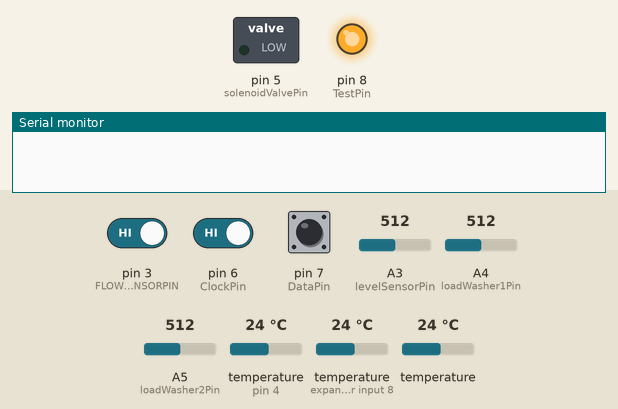
Recording of a sketch running on a simulated Arduino Uno, built with avr-gcc and run on an emulated ATmega328P. Parts: switched loads named in the sketch (green lamp = pin HIGH), output pins drawn as LEDs (lit = HIGH), the last lines printed to the serial monitor. Inputs (shaded band) come from the test bench; at power-on: A3 (levelSensorPin) = 512, pin 6 (ClockPin) HIGH, pin 3 (FLOWSENSORPIN) HIGH, pin 7 (DataPin) HIGH, A4 (loadWasher1Pin) = 512, A5 (loadWasher2Pin) = 512, temperature (sensors on pin 4, expander input 8) 24 °C, temperature 24 °C.

Above: at 1.3 s.
1.4 s: A3 (levelSensorPin) set to 920
At 2.9 s:
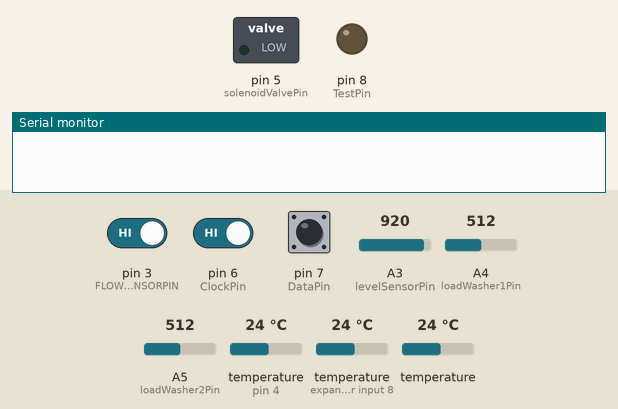
3.5 s: A3 (levelSensorPin) set to 945
5.0 s: pin 6 (ClockPin) driven LOW
At 6.2 s:
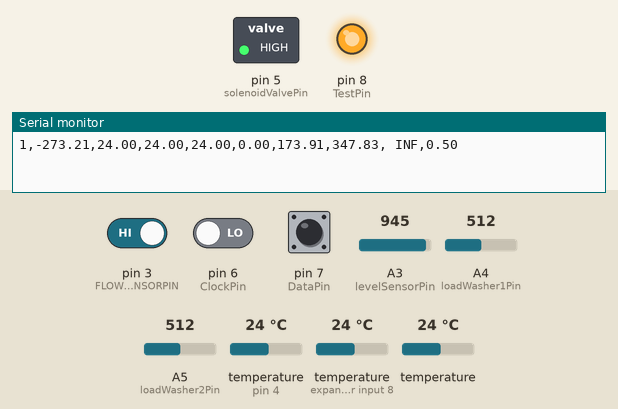
11.1 s: pin 6 (ClockPin) driven HIGH
At 11.8 s:
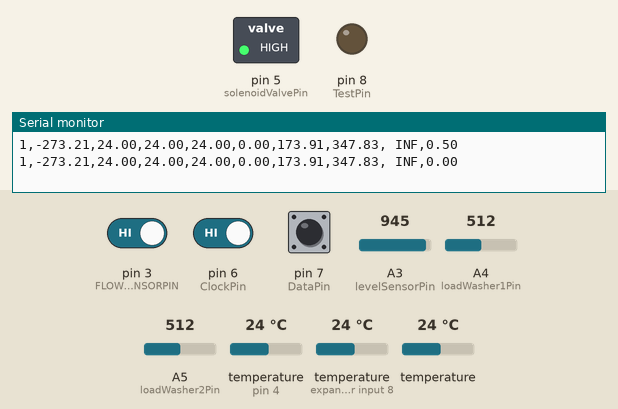
Timing chart, 0 to 13.6 s (numbered marks = the images above; inputs shaded):
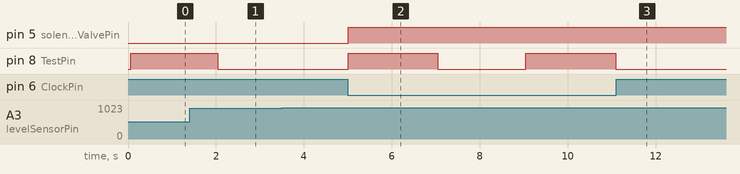

Measured:
- after the input at 3.5 s, every drawn part: stays the same
- after the input at 5.0 s, pin 5 (solenoidValvePin): LOW → HIGH at once; pin 8 (TestPin): alternates HIGH for 2.0 s and LOW for 2.0 s, starting at once
- after the input at 11.1 s, pin 8 (TestPin): stays LOW (without the input it goes to HIGH after 2.0 s)

The sketch:

_firmware.ino
```cpp
//////////////////////////////////////////////////////////////////////////////////////////////////////////////
//                                           SENSOR NETWORK FIRMWARE
//
// This is the code for the sensor node. It integrates the following SENSORS/ACTUATORS
//  and prints data to the serial monitor.
// 1. Temperature Sensors.
//      At various locations around the pump
// 2. Shaft Temperature Sensor
//      This uses an IR temperature sensor and is measured with an interrupt on the rising edge of
//      the sensor's waveform.
// 3. Tachometer
//      Measuring the rpms of the motor shaft. It has an optical sensor that measures the black mark
//      on the rotating shaft to determine each revolution. It also triggers an interrupt on the rising
//      edge of the sensor's waveform.
// 4. Load Washers 1 & 2
// 5. Level Sensor
// 6. Solenoid Drain Valve
// 7. The Serial Monitor
// 8. Flow Sensor.
//      The data from each sensor is printed on the serial monitor. The data on the serial monitor will be picked up
//      by the Zigbee module and automatically transmitted to the base node. (Remember to toggle switch on shield to SERIAL)


//////////////////////////////////////////////////////////////////////////////////////////////////////////////
//                                            1. TEMPERATURE SENSORS
#include <OneWire.h>
#include <DallasTemperature.h>


#define ONE_WIRE_BUS 4                 // Data wire is plugged into port 2 on the Arduino
#define TEMPERATURE_PRECISION 9        // 9 bits or one decimal point

// Setup a oneWire instance to communicate with any OneWire devices (not just Maxim/Dallas temperature ICs)
OneWire oneWire(ONE_WIRE_BUS);

DallasTemperature sensors(&oneWire);                  // Pass our oneWire reference to Dallas Temperature.
DeviceAddress casingTemperature, ambientTemperature, glandTemperature;   // OneWire variables
unsigned long lastTempRequest = 0;
int  delayInMillis = 0;
float ambient_temperature = 0.0;
float casing_temperature = 0.0;
float gland_temperature = 0.0;
int  idle = 0;

//////////////////////////////////////////////////////////////////////////////////////////////////////////////
//                                           2. SHAFT TEMPERATURE SENSOR
//
// This device uses a 2KHz SPI protocol and has no memory scratchpad to read from so data must be read sequentially
// according to its clock speed It takes approximately 470ms for a reading and the data is five bytes long.

#define  ClockPin  6  // clock in
#define  DataPin   7  //data in
#define  TestPin   8  //driver pin  set pin low to start deliver data

float shaftTemp = 0.0;

void data_read(int *p)
{
  int i,j,PinState,tempData;
  unsigned long time_check=millis();
  digitalWrite(TestPin, LOW);              //start device transmission
  for(i=0;i<5;i++) {                       //read 5 bytes
    for(j=0;j<8;j++){                      //read 8 bits
      do{
        PinState = digitalRead(ClockPin);
      } while(PinState);                   //sync to clock by waiting for change to LOW
      delayMicroseconds(100); //buffer
      PinState = digitalRead(DataPin);     //read data bit
      if(1 == PinState)
        tempData = (tempData<<1 & 0xfe)+1; //add 1
      else
        tempData = (tempData<<1 & 0xfe);   //add 0
      do{
        PinState = digitalRead(ClockPin);  //get stuck until clock changes

        if ((millis() - time_check) >= 2000){//Haha, let's NOT get stuck if the thing is unplugged
//          Serial.println("break at 20ms");
          break;
        }
      }while(PinState != 1);
    }
  *p++ = tempData;                         //pass byte to array pointer address
  }
  digitalWrite(TestPin, HIGH);             //stop device transmission
}

/////////////////////////////////////////////////////////////////////////////////////////////////////////////
//                                                  3. TACHOMETER
const byte TACH = 2;
double duration = 1;
volatile boolean revolution_occured = false;
double revolution_count = 0;
unsigned int current_time = 0;
unsigned int previous_time = 0;
double rpm = 0;

// Tachometer Interrupt Service Routine (ISR)

void revolution (){
  revolution_occured = true;
  }

/////////////////////////////////////////////////////////////////////////////////////////////////////////////
//                                                 4. LOAD WASHER 1 & 2

int loadWasher1Pin = A4;
int loadWasher2Pin = A5;

//Insert Calibration Data Here: Level = AX + B format (rounded to the nearest integer N)
//We assume that the two load washers have the same calibration curve
//X is the applied weight in lbs
//A is our linear rate in Arduino ADC levels / lbs
//B is our reference level as applied by the amplifyer circuit
double A_linear_rate = 0.023;
double B_reference_level1 = 508; // Reference level for load1
double B_reference_level2 = 504; // Reference level for load2

//Initialize variables
const int load_sample_window = 70;
double load1_samples[load_sample_window];
double load2_samples[load_sample_window];
int index_load=0;
int index_water=0;
double load1_value = 0;
double load2_value = 0;
double load1_in_lbs = 0;
double load2_in_lbs = 0;

/////////////////////////////////////////////////////////////////////////////////////////////////////////////
//                                                5. LEVEL SENSOR

int levelSensorPin = A3;

//Insert Calibration Data Here: Level = AX + B format (rounded to the nearest integer N)
//X is the water depth in cm
//A is the calibration slope in levels / cm
//B is the reference level
double A_water_rate = 12.125;
double B_water_reference_level = 789.25;
double vesicle_diameter_cm = 11.43;//4.5 inch x 2.54 cm / inch
double vesicle_area_cm_2 = (3.14159) * (vesicle_diameter_cm / 2) * (vesicle_diameter_cm / 2);

//Initialize variables
boolean initialize = true;
int analog_water_level = 0;
const int water_level_sample_window = 30;
double water_level_samples[water_level_sample_window];
double water_level_cm = 0;
double flow_calc_water_level_cm = 0;
unsigned long calc_time_ms = 0;


/////////////////////////////////////////////////////////////////////////////////////////////////////////////
//                                                6. SOLENOID DRAIN VALVE


int solenoidValvePin = 5; //Pin controlling the valve
int drain_at_cm_level = 12; //5 inches
int close_valve_at_cm_level = 5.08; //2 inches

boolean solenoid_valve_open = false;
float flow_rate_cc_per_sec = 0;
float water_level_buffer=1; //The water level buffer is how much the water level should increase before calculating a new flow rate


//////////////////////////////////////////////////////////////////////////////////////////////////////////////
//                                                7. SERIAL MONITOR
unsigned int long PRINT_DELAY = 2000; //in milliseconds
unsigned int long last_print_time = 0;
String data;


/////////////////////////////////////////////////////////////////////////////////////////////////////////////
//                                              8. FLOW SENSOR


// which pin to use for reading the sensor? can use any pin!
#define FLOWSENSORPIN 3

// count how many pulses!
volatile uint16_t pulses = 0;
long int last_pulses = 0;
// track the state of the pulse pin
volatile uint8_t lastflowpinstate;
// you can try to keep time of how long it is between pulses
volatile uint32_t lastflowratetimer = 0;
// and use that to calculate a flow rate
volatile float flowrate;
// Interrupt is called once a millisecond, looks for any pulses from the sensor!
float liters = 0;
bool flowTrigger = false;

void flowCalc(){
  flowTrigger = true;
}


/////////////////////////////////////////////////////////////////////////////////////////////////////////////
//                                              9. NODE METADATA

long int NODE_ID = 1;


void setup()
{

  Serial.begin(9600);        //Enable serial at high speed
  analogReference(EXTERNAL); //Important or we send 5V into the 3V3 pin!

  // Tachometer setup
  pinMode(solenoidValvePin,OUTPUT);
  digitalWrite (TACH, HIGH);  // internal pull-up resistor built in :-)
  attachInterrupt (digitalPinToInterrupt(2), revolution, RISING);  // attach interrupt handler for tachometer
  attachInterrupt (digitalPinToInterrupt(3), flowCalc, RISING);  // attach interrupt handler for flow meter

  // OneWire sensor setup
  sensors.begin();
  if (!sensors.getAddress(ambientTemperature, 0)) Serial.println("Unable to find address for Device 0");
  if (!sensors.getAddress(casingTemperature, 1)) Serial.println("Unable to find address for Device 1");
  if (!sensors.getAddress(glandTemperature, 2)) Serial.println ("Unable to find address for Device 2");
  sensors.setResolution(ambientTemperature, TEMPERATURE_PRECISION);
  sensors.setResolution(casingTemperature, TEMPERATURE_PRECISION);
  sensors.setResolution(glandTemperature, TEMPERATURE_PRECISION);
  sensors.setWaitForConversion(false);      //Important undocumented feature that is only needed for "parasitic mode"
  sensors.requestTemperatures();
  delayInMillis = 750 / (1 << (3));
  lastTempRequest = millis();


  //Initialize load washer samples array
  for (int i = 0; i<load_sample_window; i++){
    load1_samples[i]=0;
    load2_samples[i]=0;
  }

  //Initialize the water level samples array
  for (int i = 0; i<water_level_sample_window; i++){
    water_level_samples[i]=0;
  }


  //Initialize SEN0093 pins (shaft temperature)
  pinMode(DataPin,INPUT);
  pinMode(ClockPin,INPUT);
  pinMode(TestPin,OUTPUT);
  digitalWrite(TestPin, HIGH);


  //Liquid Flow Sensor Setup
   pinMode(FLOWSENSORPIN, INPUT);
   digitalWrite(FLOWSENSORPIN, HIGH);
   lastflowpinstate = digitalRead(FLOWSENSORPIN);
//   useInterrupt(true);

   delay(100);
}


void loop()
{

  /////////////////////////////////////////////////////////////////////////////////////////////////////////////////////////////
  //////////////////////////////////////////////////////// ZERO DELAY LOOP ////////////////////////////////////////////////////
  // NOTE: DO NOT ADD FUNCTIONS THAT ADD DELAYS OR BLOCK INTERRUPTS HERE

   ////////////////////////////////////////////////////////Tachometer
   // Check if tach was triggered
   if (revolution_occured) {
     revolution_count ++;
     revolution_occured = !revolution_occured;
   }


  //////////////////////////////////////////////////////Load Washer

 //Take the samples each loop - Averaging done in the interrupt
 load1_samples[index_load] = analogRead(loadWasher1Pin);
 load2_samples[index_load] = analogRead(loadWasher2Pin);
// Serial.print (load1_samples[index_load]);
// Serial.print (" ");
// Serial.println (load2_samples[index_load]);
//
 index_load = (index_load + 1)%load_sample_window;


  //////////////////////////////////////////////////////Water Level Sensor


 analog_water_level = analogRead(levelSensorPin);
// Serial.print ("Water level: ");
// Serial.println (analog_water_level);
// delay (250);
// Stores samples
 water_level_samples[index_water] = ( analog_water_level - B_water_reference_level ) / A_water_rate;

////take the average over the window
//if(index_water==0){
 for (int i = 0 ; i< water_level_sample_window; i++){
  water_level_cm+= water_level_samples[index_water];
 }
 water_level_cm = water_level_cm / water_level_sample_window;
//}

 index_water = index_water%water_level_sample_window;

////Set the reference water level for a calculation (when appropriate)
if(initialize==true){
  //Serial.println("Re-initializing water states");
  flow_calc_water_level_cm = water_level_cm;
  calc_time_ms = millis();
  initialize=false;
}

 //////////////////////////////////////////////////////Solenoid Drain Valve

 //Start the drain if the water level is too high
 if(water_level_cm >= drain_at_cm_level){
  //TODO: If water level is way too high, then water is accumulating so send the operator a warning message
  digitalWrite(solenoidValvePin,HIGH);
  solenoid_valve_open = true;
 }


//Calculate the flow rate
 if (solenoid_valve_open == false){
  if (water_level_cm >= (flow_calc_water_level_cm + water_level_buffer)){
    //Serial.println("CALCULATION TRIGGERED!");
   double water_level_delta = water_level_cm - flow_calc_water_level_cm;
   double time_delta = millis() - calc_time_ms;
   //Serial.println(water_level_delta);
  // Serial.println(time_delta/1000);
   flow_rate_cc_per_sec = ( water_level_delta ) / (time_delta/1000);

   //set the last calculation references
   flow_calc_water_level_cm = water_level_cm;
   calc_time_ms = millis();
  }
 }

  if (solenoid_valve_open == true && water_level_cm <= close_valve_at_cm_level){
  digitalWrite(solenoidValvePin,LOW);
  solenoid_valve_open = false;
  initialize=true;
 }

 //////////////////////////////////////////////////////Flow Rate Sensor


//   Serial.print("Freq: "); Serial.println(flowrate);
//  Serial.print("Pulses: "); Serial.println(pulses, DEC);

  // if a plastic sensor use the following calculation
  // Sensor Frequency (Hz) = 7.5 * Q (Liters/min)
  // Liters = Q * time elapsed (seconds) / 60 (seconds/minute)
  // Liters = (Frequency (Pulses/second) / 7.5) * time elapsed (seconds) / 60
  // Liters = Pulses / (7.5 * 60)

if (flowTrigger){
  pulses++;
  flowTrigger = !flowTrigger;
}


  liters = pulses;
  liters /= 7.5;
  liters /= 60.0;

//  Serial.print(liters); Serial.println(" Liters");


//END OF ZERO DELAY LOOP

  /////////////////////////////////////////////////////////////////////////////////////////////////////////////////////////////
  //////////////////////////////////////////////////////DELAY LOOPS  //////////////////////////////////////////////////////////
  // Note: ALL CODE THAT HAS A DELAY SHOULD GO HERE!!!
  // Every PRINT_DELAY, disable ISR and do calculations which otherwise block the flow of the main loop,
  // including printing to serial that sends data to relay node.


  if (millis() - last_print_time >= PRINT_DELAY){
    detachInterrupt(0);
    detachInterrupt(1);
     duration = millis() - last_print_time;
     rpm = revolution_count / (duration/1000) * 60 ;
     revolution_count = 0;

//  flow rate code
    flowrate = (pulses - last_pulses) / (duration/1000) ;
    last_pulses = pulses;


 /////////////////////////////////////////////////////////One-Wire Temperature Sensors

  if (millis() - lastTempRequest >= delayInMillis) {    // waited long enough??
    ambient_temperature = sensors.getTempCByIndex(0);
    casing_temperature = sensors.getTempCByIndex(1);
  gland_temperature = sensors.getTempCByIndex (2);
    sensors.requestTemperatures();
    delayInMillis = 750 / (1 << (3));
    lastTempRequest = millis();
  }


	//////////////////////////////////////////////////////Calculate load washer averages - ??? ms
	load1_value = 0;
    for (int j = 0; j < load_sample_window; j++){
      load1_value+= load1_samples[j];
    }
    load1_value = load1_value / load_sample_window;

    load2_value = 0;
    for (int j = 0; j < load_sample_window; j++){
      load2_value+= load2_samples[j];
      }
    load2_value = load2_value / load_sample_window;

    load1_in_lbs = ( load1_value - B_reference_level1 ) / A_linear_rate;
    load2_in_lbs = ( load2_value - B_reference_level2 ) / A_linear_rate;

    //////////////////////////////////////////////////////Shaft Temperature - 460 ms
    int data_buf[5] = {0};
    int tempData = 0;
    data_read(data_buf);
    tempData = data_buf[1]*256 + data_buf[2];
    shaftTemp = (float)tempData/16-273.15;


    //////////////////////////////////////////////////////Printing
    data = "";
    data += NODE_ID;
    data += ",";
    data += shaftTemp;
    data += ",";
    data += ambient_temperature;
    data += ",";
    data += casing_temperature;
    data += ",";
    data += gland_temperature;
    data += ",";
    data += rpm;
    data += ",";
    data += load1_in_lbs;
    data += ",";
    data += load2_in_lbs;
    data += ",";
    data += flow_rate_cc_per_sec;
    data += ",";
    data += flowrate;


    Serial.println (data);

    //////////////////////////////////////////////////////Go back to Zero Delay Loop
    attachInterrupt (0, revolution, RISING);  // re-attach interrupt handler for tachometer
    attachInterrupt (1, flowCalc, RISING);  // re-attach interrupt handler for flush flow rate sensor
    last_print_time = millis();
    revolution_occured = false;
    //pulses = 0;
    lastflowratetimer = 0;
  }
}
```
